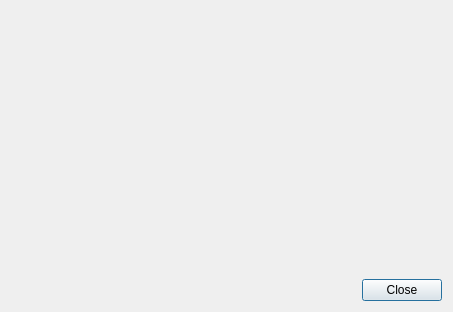
<?xml version="1.0" encoding="UTF-8"?>
<ui version="4.0">
 <class>DialogXSymbols</class>
 <widget class="QDialog" name="DialogXSymbols">
  <property name="windowModality">
   <enum>Qt::ApplicationModal</enum>
  </property>
  <property name="geometry">
   <rect>
    <x>0</x>
    <y>0</y>
    <width>453</width>
    <height>312</height>
   </rect>
  </property>
  <property name="windowTitle">
   <string>Symbols</string>
  </property>
  <property name="modal">
   <bool>true</bool>
  </property>
  <layout class="QVBoxLayout" name="verticalLayout">
   <item>
    <widget class="XSymbolsWidget" name="widgetSymbols" native="true">
     <property name="sizePolicy">
      <sizepolicy hsizetype="Expanding" vsizetype="Expanding">
       <horstretch>0</horstretch>
       <verstretch>0</verstretch>
      </sizepolicy>
     </property>
    </widget>
   </item>
   <item>
    <layout class="QHBoxLayout" name="horizontalLayout">
     <item>
      <spacer name="horizontalSpacer">
       <property name="orientation">
        <enum>Qt::Horizontal</enum>
       </property>
       <property name="sizeHint" stdset="0">
        <size>
         <width>40</width>
         <height>20</height>
        </size>
       </property>
      </spacer>
     </item>
     <item>
      <widget class="QPushButton" name="pushButtonClose">
       <property name="text">
        <string>Close</string>
       </property>
      </widget>
     </item>
    </layout>
   </item>
  </layout>
 </widget>
 <customwidgets>
  <customwidget>
   <class>XSymbolsWidget</class>
   <extends>QWidget</extends>
   <header>xsymbolswidget.h</header>
   <container>1</container>
  </customwidget>
 </customwidgets>
 <resources/>
 <connections/>
</ui>
